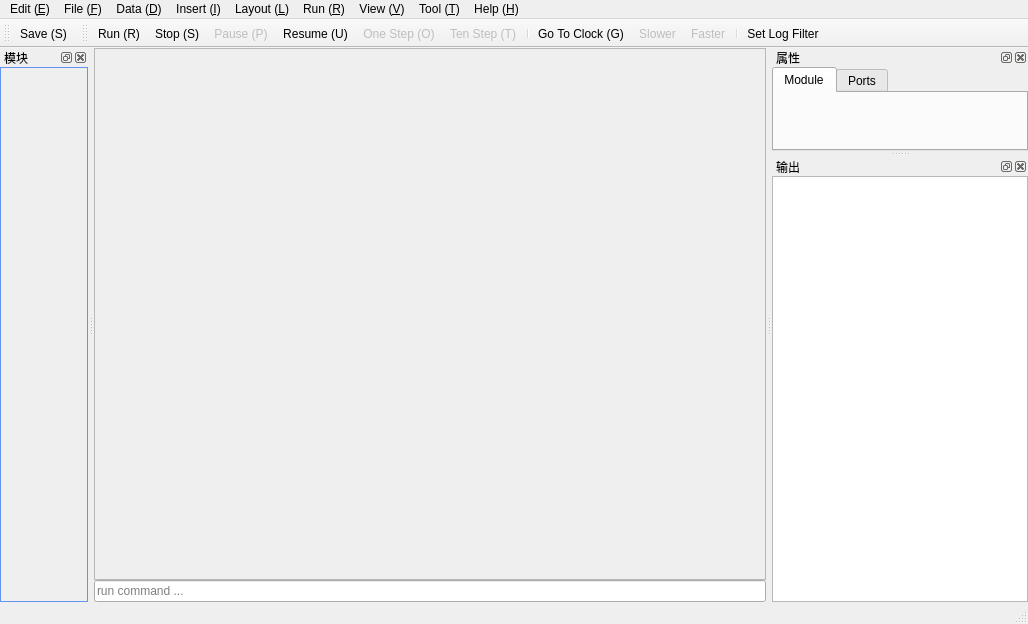
<?xml version="1.0" encoding="UTF-8"?>
<ui version="4.0">
 <class>MainWindow</class>
 <widget class="QMainWindow" name="MainWindow">
  <property name="geometry">
   <rect>
    <x>0</x>
    <y>0</y>
    <width>1028</width>
    <height>624</height>
   </rect>
  </property>
  <property name="windowTitle">
   <string>MainWindow</string>
  </property>
  <property name="styleSheet">
   <string notr="true"/>
  </property>
  <property name="dockNestingEnabled">
   <bool>true</bool>
  </property>
  <widget class="QWidget" name="centralwidget">
   <layout class="QHBoxLayout" name="horizontalLayout" stretch="0">
    <property name="spacing">
     <number>0</number>
    </property>
    <property name="leftMargin">
     <number>0</number>
    </property>
    <property name="topMargin">
     <number>0</number>
    </property>
    <property name="rightMargin">
     <number>0</number>
    </property>
    <property name="bottomMargin">
     <number>0</number>
    </property>
    <item>
     <layout class="QVBoxLayout" name="verticalLayout">
      <property name="spacing">
       <number>0</number>
      </property>
      <property name="rightMargin">
       <number>0</number>
      </property>
      <item>
       <widget class="QScrollArea" name="scrollArea">
        <property name="styleSheet">
         <string notr="true"/>
        </property>
        <property name="widgetResizable">
         <bool>true</bool>
        </property>
        <widget class="GraphicArea" name="scrollAreaWidgetContents_2">
         <property name="geometry">
          <rect>
           <x>0</x>
           <y>0</y>
           <width>678</width>
           <height>521</height>
          </rect>
         </property>
        </widget>
       </widget>
      </item>
      <item>
       <widget class="QLineEdit" name="lineEdit">
        <property name="styleSheet">
         <string notr="true"/>
        </property>
        <property name="placeholderText">
         <string>run command ...</string>
        </property>
       </widget>
      </item>
     </layout>
    </item>
   </layout>
  </widget>
  <widget class="QMenuBar" name="menubar">
   <property name="geometry">
    <rect>
     <x>0</x>
     <y>0</y>
     <width>1028</width>
     <height>23</height>
    </rect>
   </property>
   <widget class="QMenu" name="menu">
    <property name="title">
     <string>File (&amp;F)</string>
    </property>
    <addaction name="actionNew"/>
    <addaction name="actionOpen"/>
    <addaction name="actionOpen_Recent"/>
    <addaction name="separator"/>
    <addaction name="actionSave"/>
    <addaction name="actionSave_As"/>
    <addaction name="actionRename"/>
    <addaction name="actionClose"/>
    <addaction name="separator"/>
    <addaction name="actionPreference"/>
    <addaction name="actionStyle_Configurator"/>
    <addaction name="actionShortcut_Mapper"/>
    <addaction name="separator"/>
    <addaction name="actionPrint"/>
    <addaction name="separator"/>
    <addaction name="actionExit"/>
   </widget>
   <widget class="QMenu" name="menu_2">
    <property name="title">
     <string>Edit (&amp;E)</string>
    </property>
    <addaction name="actionUndo"/>
    <addaction name="actionRedo"/>
    <addaction name="separator"/>
    <addaction name="actionCut"/>
    <addaction name="actionCopy"/>
    <addaction name="actionPaste"/>
    <addaction name="actionDelete"/>
    <addaction name="actionSelect_All"/>
    <addaction name="actionBegin_End_Select"/>
    <addaction name="separator"/>
    <addaction name="actionSet_Read_Only"/>
   </widget>
   <widget class="QMenu" name="menu_3">
    <property name="title">
     <string>Insert (&amp;I)</string>
    </property>
    <widget class="QMenu" name="menuShapes">
     <property name="title">
      <string>Shapes (&amp;S)</string>
     </property>
     <addaction name="actionShape_Base"/>
    </widget>
    <addaction name="menuShapes"/>
    <addaction name="actionText"/>
    <addaction name="actionImage"/>
    <addaction name="separator"/>
    <addaction name="actionAuto_Watch_Port"/>
   </widget>
   <widget class="QMenu" name="menu_4">
    <property name="title">
     <string>Layout (&amp;L)</string>
    </property>
    <widget class="QMenu" name="menuAlign">
     <property name="title">
      <string>Align (&amp;A)</string>
     </property>
     <addaction name="actionAlign_Top"/>
     <addaction name="actionAlign_Left"/>
     <addaction name="actionAlign_Right"/>
     <addaction name="actionAlign_Bottom"/>
     <addaction name="separator"/>
     <addaction name="actionAlign_Center"/>
     <addaction name="actionAlign_HCenter"/>
     <addaction name="actionAlign_VCenter"/>
    </widget>
    <addaction name="actionAuto_Resize"/>
    <addaction name="actionAuto_Connect"/>
    <addaction name="actionAuto_Layout"/>
    <addaction name="separator"/>
    <addaction name="menuAlign"/>
   </widget>
   <widget class="QMenu" name="menu_5">
    <property name="title">
     <string>Data (&amp;D)</string>
    </property>
    <addaction name="actionFind"/>
    <addaction name="actionFind_Next"/>
    <addaction name="actionFind_Previous"/>
    <addaction name="actionReplace"/>
    <addaction name="separator"/>
    <addaction name="actionMark"/>
    <addaction name="actionMark_All"/>
    <addaction name="actionUnmark_All"/>
    <addaction name="actionJump_Up"/>
    <addaction name="actionJump_Down"/>
   </widget>
   <widget class="QMenu" name="menu_7">
    <property name="title">
     <string>Run (&amp;R)</string>
    </property>
    <addaction name="actionRun"/>
    <addaction name="actionStop"/>
    <addaction name="actionPause_P"/>
    <addaction name="actionResume_S"/>
    <addaction name="actionDebug"/>
    <addaction name="actionSet_Log_Filter"/>
    <addaction name="actionRun_To_Break_B"/>
    <addaction name="separator"/>
    <addaction name="actionStep"/>
    <addaction name="actionTen_Step_T"/>
    <addaction name="separator"/>
    <addaction name="actionOne_Clock_C"/>
    <addaction name="actionTen_Clock_E"/>
    <addaction name="separator"/>
    <addaction name="actionGo_To"/>
    <addaction name="actionFaster"/>
    <addaction name="actionSlower"/>
   </widget>
   <widget class="QMenu" name="menu_8">
    <property name="title">
     <string>View (&amp;V)</string>
    </property>
    <addaction name="actionFull_Screen_F"/>
    <addaction name="actionRefresh_Shapes_R"/>
    <addaction name="actionRegresh_Graphics_G"/>
    <addaction name="separator"/>
    <addaction name="actionZoom_In_I"/>
    <addaction name="actionZoom_Out_O"/>
    <addaction name="separator"/>
    <addaction name="actionToken_Animation"/>
    <addaction name="separator"/>
    <addaction name="actionShow_All_Dock"/>
    <addaction name="actionShow_Dock_Modules"/>
    <addaction name="actionShow_Dock_Properties"/>
    <addaction name="actionShow_Dock_Console"/>
   </widget>
   <widget class="QMenu" name="menu_9">
    <property name="title">
     <string>Tool (&amp;T)</string>
    </property>
    <addaction name="actionShapes_Directory"/>
    <addaction name="actionApplication_Directory_A"/>
   </widget>
   <widget class="QMenu" name="menu_10">
    <property name="title">
     <string>Help (&amp;H)</string>
    </property>
    <addaction name="actionAbout"/>
    <addaction name="actionGithub_G"/>
   </widget>
   <addaction name="menu_2"/>
   <addaction name="menu"/>
   <addaction name="menu_5"/>
   <addaction name="menu_3"/>
   <addaction name="menu_4"/>
   <addaction name="menu_7"/>
   <addaction name="menu_8"/>
   <addaction name="menu_9"/>
   <addaction name="menu_10"/>
  </widget>
  <widget class="QStatusBar" name="statusbar"/>
  <widget class="QToolBar" name="toolBar">
   <property name="windowTitle">
    <string>toolBar</string>
   </property>
   <attribute name="toolBarArea">
    <enum>TopToolBarArea</enum>
   </attribute>
   <attribute name="toolBarBreak">
    <bool>false</bool>
   </attribute>
   <addaction name="actionSave"/>
  </widget>
  <widget class="QToolBar" name="toolBar_2">
   <property name="windowTitle">
    <string>toolBar_2</string>
   </property>
   <attribute name="toolBarArea">
    <enum>TopToolBarArea</enum>
   </attribute>
   <attribute name="toolBarBreak">
    <bool>false</bool>
   </attribute>
   <addaction name="actionRun"/>
   <addaction name="actionStop"/>
   <addaction name="actionPause_P"/>
   <addaction name="actionResume_S"/>
   <addaction name="actionStep"/>
   <addaction name="actionTen_Step_T"/>
   <addaction name="separator"/>
   <addaction name="actionGo_To"/>
   <addaction name="actionSlower"/>
   <addaction name="actionFaster"/>
   <addaction name="separator"/>
   <addaction name="actionSet_Log_Filter"/>
  </widget>
  <widget class="QDockWidget" name="dockWidget">
   <property name="toolTip">
    <string>modules</string>
   </property>
   <property name="windowTitle">
    <string>模块</string>
   </property>
   <attribute name="dockWidgetArea">
    <number>1</number>
   </attribute>
   <widget class="QWidget" name="dockWidgetContents">
    <layout class="QVBoxLayout" name="verticalLayout_2">
     <property name="spacing">
      <number>0</number>
     </property>
     <property name="leftMargin">
      <number>0</number>
     </property>
     <property name="topMargin">
      <number>0</number>
     </property>
     <property name="rightMargin">
      <number>0</number>
     </property>
     <property name="bottomMargin">
      <number>0</number>
     </property>
     <item>
      <widget class="ShapeListWidget" name="listWidget">
       <property name="maximumSize">
        <size>
         <width>88</width>
         <height>16777215</height>
        </size>
       </property>
       <property name="styleSheet">
        <string notr="true">background: transparent;
border: 1px solid #6495ED</string>
       </property>
      </widget>
     </item>
    </layout>
   </widget>
  </widget>
  <widget class="QDockWidget" name="dockWidget_3">
   <property name="toolTip">
    <string>properties</string>
   </property>
   <property name="windowTitle">
    <string>属性</string>
   </property>
   <attribute name="dockWidgetArea">
    <number>2</number>
   </attribute>
   <widget class="QWidget" name="dockWidgetContents_8">
    <layout class="QVBoxLayout" name="verticalLayout_5">
     <property name="spacing">
      <number>0</number>
     </property>
     <property name="leftMargin">
      <number>0</number>
     </property>
     <property name="topMargin">
      <number>0</number>
     </property>
     <property name="rightMargin">
      <number>0</number>
     </property>
     <property name="bottomMargin">
      <number>0</number>
     </property>
     <item>
      <widget class="QTabWidget" name="tabWidget">
       <property name="maximumSize">
        <size>
         <width>400</width>
         <height>16777215</height>
        </size>
       </property>
       <property name="currentIndex">
        <number>0</number>
       </property>
       <widget class="ShapeDataDialog" name="tab">
        <attribute name="title">
         <string>Module</string>
        </attribute>
       </widget>
       <widget class="QWidget" name="tab_2">
        <attribute name="title">
         <string>Ports</string>
        </attribute>
       </widget>
      </widget>
     </item>
    </layout>
   </widget>
  </widget>
  <widget class="QDockWidget" name="dockWidget_4">
   <property name="windowTitle">
    <string>输出</string>
   </property>
   <attribute name="dockWidgetArea">
    <number>2</number>
   </attribute>
   <widget class="QWidget" name="dockWidgetContents_9">
    <layout class="QVBoxLayout" name="verticalLayout_4">
     <property name="spacing">
      <number>0</number>
     </property>
     <property name="leftMargin">
      <number>0</number>
     </property>
     <property name="topMargin">
      <number>0</number>
     </property>
     <property name="rightMargin">
      <number>0</number>
     </property>
     <property name="bottomMargin">
      <number>0</number>
     </property>
     <item>
      <widget class="QPlainTextEdit" name="plainTextEdit">
       <property name="maximumSize">
        <size>
         <width>16777215</width>
         <height>16777215</height>
        </size>
       </property>
       <property name="toolTip">
        <string>debug</string>
       </property>
       <property name="styleSheet">
        <string notr="true"/>
       </property>
       <property name="maximumBlockCount">
        <number>1000</number>
       </property>
      </widget>
     </item>
    </layout>
   </widget>
  </widget>
  <action name="actionSave">
   <property name="icon">
    <iconset resource="resources.qrc">
     <normaloff>:/icons/save</normaloff>:/icons/save</iconset>
   </property>
   <property name="text">
    <string>Save (&amp;S)</string>
   </property>
   <property name="toolTip">
    <string>保存全部</string>
   </property>
   <property name="shortcut">
    <string>Ctrl+S</string>
   </property>
  </action>
  <action name="actionNew">
   <property name="enabled">
    <bool>false</bool>
   </property>
   <property name="text">
    <string>New (&amp;N)</string>
   </property>
  </action>
  <action name="actionOpen">
   <property name="enabled">
    <bool>false</bool>
   </property>
   <property name="text">
    <string>Open (&amp;O)</string>
   </property>
  </action>
  <action name="actionOpen_Recent">
   <property name="enabled">
    <bool>false</bool>
   </property>
   <property name="text">
    <string>Open Recent (&amp;R)</string>
   </property>
  </action>
  <action name="actionSave_As">
   <property name="enabled">
    <bool>false</bool>
   </property>
   <property name="text">
    <string>Save As (&amp;A)</string>
   </property>
  </action>
  <action name="actionRename">
   <property name="enabled">
    <bool>false</bool>
   </property>
   <property name="text">
    <string>Rename (&amp;M)</string>
   </property>
  </action>
  <action name="actionClose">
   <property name="enabled">
    <bool>false</bool>
   </property>
   <property name="text">
    <string>Close (&amp;C)</string>
   </property>
  </action>
  <action name="actionPrint">
   <property name="enabled">
    <bool>false</bool>
   </property>
   <property name="text">
    <string>Print (&amp;P)</string>
   </property>
  </action>
  <action name="actionExit">
   <property name="enabled">
    <bool>false</bool>
   </property>
   <property name="text">
    <string>Exit (&amp;E)</string>
   </property>
  </action>
  <action name="actionUndo">
   <property name="enabled">
    <bool>false</bool>
   </property>
   <property name="text">
    <string>Undo (&amp;U)</string>
   </property>
   <property name="shortcut">
    <string>Ctrl+Z</string>
   </property>
  </action>
  <action name="actionRedo">
   <property name="enabled">
    <bool>false</bool>
   </property>
   <property name="text">
    <string>Redo (&amp;R)</string>
   </property>
   <property name="shortcut">
    <string>Ctrl+R</string>
   </property>
  </action>
  <action name="actionCut">
   <property name="enabled">
    <bool>false</bool>
   </property>
   <property name="text">
    <string>Cut (&amp;X)</string>
   </property>
   <property name="shortcut">
    <string>Ctrl+X</string>
   </property>
  </action>
  <action name="actionCopy">
   <property name="text">
    <string>Copy (&amp;C)</string>
   </property>
   <property name="shortcut">
    <string>Ctrl+C</string>
   </property>
  </action>
  <action name="actionPaste">
   <property name="text">
    <string>Paste (&amp;V)</string>
   </property>
   <property name="shortcut">
    <string>Ctrl+V</string>
   </property>
  </action>
  <action name="actionDelete">
   <property name="text">
    <string>Delete (&amp;D)</string>
   </property>
  </action>
  <action name="actionSelect_All">
   <property name="text">
    <string>Select All (&amp;S)</string>
   </property>
   <property name="shortcut">
    <string>Ctrl+A</string>
   </property>
  </action>
  <action name="actionBegin_End_Select">
   <property name="enabled">
    <bool>false</bool>
   </property>
   <property name="text">
    <string>Begin/End Select (&amp;B)</string>
   </property>
  </action>
  <action name="actionSet_Read_Only">
   <property name="enabled">
    <bool>false</bool>
   </property>
   <property name="text">
    <string>Set Read-Only (&amp;O)</string>
   </property>
  </action>
  <action name="actionFind">
   <property name="enabled">
    <bool>false</bool>
   </property>
   <property name="text">
    <string>Find (&amp;F)</string>
   </property>
  </action>
  <action name="actionFind_Next">
   <property name="enabled">
    <bool>false</bool>
   </property>
   <property name="text">
    <string>Find Next (&amp;N)</string>
   </property>
  </action>
  <action name="actionFind_Previous">
   <property name="enabled">
    <bool>false</bool>
   </property>
   <property name="text">
    <string>Find Previous (&amp;P)</string>
   </property>
  </action>
  <action name="actionReplace">
   <property name="enabled">
    <bool>false</bool>
   </property>
   <property name="text">
    <string>Replace (&amp;R)</string>
   </property>
  </action>
  <action name="actionPreference">
   <property name="enabled">
    <bool>false</bool>
   </property>
   <property name="text">
    <string>Preference</string>
   </property>
  </action>
  <action name="actionStyle_Configurator">
   <property name="enabled">
    <bool>false</bool>
   </property>
   <property name="text">
    <string>Style Configurator</string>
   </property>
  </action>
  <action name="actionShortcut_Mapper">
   <property name="enabled">
    <bool>false</bool>
   </property>
   <property name="text">
    <string>Shortcut Mapper</string>
   </property>
  </action>
  <action name="actionMark">
   <property name="enabled">
    <bool>false</bool>
   </property>
   <property name="text">
    <string>Mark (&amp;M)</string>
   </property>
  </action>
  <action name="actionMark_All">
   <property name="enabled">
    <bool>false</bool>
   </property>
   <property name="text">
    <string>Mark All (&amp;A)</string>
   </property>
  </action>
  <action name="actionUnmark_All">
   <property name="enabled">
    <bool>false</bool>
   </property>
   <property name="text">
    <string>Unmark All (&amp;U)</string>
   </property>
  </action>
  <action name="actionJump_Up">
   <property name="enabled">
    <bool>false</bool>
   </property>
   <property name="text">
    <string>Jump Up (&amp;J)</string>
   </property>
  </action>
  <action name="actionJump_Down">
   <property name="enabled">
    <bool>false</bool>
   </property>
   <property name="text">
    <string>Jump Down (&amp;D)</string>
   </property>
  </action>
  <action name="actionAuto_Resize">
   <property name="enabled">
    <bool>false</bool>
   </property>
   <property name="text">
    <string>Auto Resize (&amp;R)</string>
   </property>
  </action>
  <action name="actionAlign_Top">
   <property name="enabled">
    <bool>false</bool>
   </property>
   <property name="text">
    <string>Align Top (&amp;T)</string>
   </property>
  </action>
  <action name="actionAlign_Left">
   <property name="enabled">
    <bool>false</bool>
   </property>
   <property name="text">
    <string>Align Left (&amp;L)</string>
   </property>
  </action>
  <action name="actionAlign_Right">
   <property name="enabled">
    <bool>false</bool>
   </property>
   <property name="text">
    <string>Align Right (&amp;R)</string>
   </property>
  </action>
  <action name="actionAlign_Bottom">
   <property name="enabled">
    <bool>false</bool>
   </property>
   <property name="text">
    <string>Align Bottom (&amp;B)</string>
   </property>
  </action>
  <action name="actionAlign_Center">
   <property name="enabled">
    <bool>false</bool>
   </property>
   <property name="text">
    <string>Align Center (&amp;C)</string>
   </property>
  </action>
  <action name="actionAlign_HCenter">
   <property name="enabled">
    <bool>false</bool>
   </property>
   <property name="text">
    <string>Align HCenter (&amp;H)</string>
   </property>
  </action>
  <action name="actionAlign_VCenter">
   <property name="enabled">
    <bool>false</bool>
   </property>
   <property name="text">
    <string>Align VCenter (&amp;V)</string>
   </property>
  </action>
  <action name="actionShape_Base">
   <property name="enabled">
    <bool>false</bool>
   </property>
   <property name="text">
    <string>Shape Base (&amp;B)</string>
   </property>
  </action>
  <action name="actionText">
   <property name="enabled">
    <bool>false</bool>
   </property>
   <property name="text">
    <string>Text (&amp;T)</string>
   </property>
  </action>
  <action name="actionImage">
   <property name="enabled">
    <bool>false</bool>
   </property>
   <property name="text">
    <string>Image (&amp;I)</string>
   </property>
  </action>
  <action name="actionAuto_Connect">
   <property name="enabled">
    <bool>false</bool>
   </property>
   <property name="text">
    <string>Auto Connect (&amp;C)</string>
   </property>
  </action>
  <action name="actionAuto_Layout">
   <property name="enabled">
    <bool>false</bool>
   </property>
   <property name="text">
    <string>Auto Layout (&amp;L)</string>
   </property>
  </action>
  <action name="actionRun">
   <property name="icon">
    <iconset resource="resources.qrc">
     <normaloff>:/icons/run</normaloff>:/icons/run</iconset>
   </property>
   <property name="text">
    <string>Run (&amp;R)</string>
   </property>
   <property name="toolTip">
    <string>开始运行</string>
   </property>
   <property name="shortcut">
    <string>Ctrl+R</string>
   </property>
  </action>
  <action name="actionDebug">
   <property name="enabled">
    <bool>false</bool>
   </property>
   <property name="text">
    <string>Debug (&amp;D)</string>
   </property>
  </action>
  <action name="actionAbout">
   <property name="text">
    <string>About (&amp;A)</string>
   </property>
  </action>
  <action name="actionStep">
   <property name="enabled">
    <bool>false</bool>
   </property>
   <property name="icon">
    <iconset resource="resources.qrc">
     <normaloff>:/icons/one_step</normaloff>:/icons/one_step</iconset>
   </property>
   <property name="text">
    <string>One Step (&amp;O)</string>
   </property>
   <property name="toolTip">
    <string>下一步</string>
   </property>
   <property name="visible">
    <bool>true</bool>
   </property>
  </action>
  <action name="actionShapes_Directory">
   <property name="enabled">
    <bool>false</bool>
   </property>
   <property name="text">
    <string>Shapes Directory (&amp;S)</string>
   </property>
  </action>
  <action name="actionApplication_Directory_A">
   <property name="enabled">
    <bool>false</bool>
   </property>
   <property name="text">
    <string>Application Directory (&amp;A)</string>
   </property>
  </action>
  <action name="actionGithub_G">
   <property name="text">
    <string>Github (&amp;G)</string>
   </property>
  </action>
  <action name="actionTen_Step_T">
   <property name="enabled">
    <bool>false</bool>
   </property>
   <property name="icon">
    <iconset resource="resources.qrc">
     <normaloff>:/icons/one_step</normaloff>:/icons/one_step</iconset>
   </property>
   <property name="text">
    <string>Ten Step (&amp;T)</string>
   </property>
   <property name="toolTip">
    <string>下十步</string>
   </property>
  </action>
  <action name="actionOne_Clock_C">
   <property name="enabled">
    <bool>false</bool>
   </property>
   <property name="text">
    <string>One Clock (C)</string>
   </property>
  </action>
  <action name="actionTen_Clock_E">
   <property name="enabled">
    <bool>false</bool>
   </property>
   <property name="text">
    <string>Ten Clock (E)</string>
   </property>
  </action>
  <action name="actionFull_Screen_F">
   <property name="enabled">
    <bool>false</bool>
   </property>
   <property name="text">
    <string>Full Screen (&amp;F)</string>
   </property>
  </action>
  <action name="actionRun_To_Break_B">
   <property name="enabled">
    <bool>false</bool>
   </property>
   <property name="text">
    <string>Run To Break (&amp;B)</string>
   </property>
  </action>
  <action name="actionRefresh_Shapes_R">
   <property name="enabled">
    <bool>false</bool>
   </property>
   <property name="text">
    <string>Refresh Shapes (&amp;S)</string>
   </property>
  </action>
  <action name="actionRegresh_Graphics_G">
   <property name="enabled">
    <bool>false</bool>
   </property>
   <property name="text">
    <string>Refresh Graphics (&amp;G)</string>
   </property>
  </action>
  <action name="actionZoom_In_I">
   <property name="enabled">
    <bool>true</bool>
   </property>
   <property name="text">
    <string>Zoom In (&amp;I)</string>
   </property>
   <property name="shortcut">
    <string>Ctrl+=</string>
   </property>
  </action>
  <action name="actionZoom_Out_O">
   <property name="text">
    <string>Zoom Out (&amp;O)</string>
   </property>
   <property name="shortcut">
    <string>Ctrl+-</string>
   </property>
  </action>
  <action name="actionPause_P">
   <property name="enabled">
    <bool>false</bool>
   </property>
   <property name="icon">
    <iconset resource="resources.qrc">
     <normaloff>:/icons/pause</normaloff>:/icons/pause</iconset>
   </property>
   <property name="text">
    <string>Pause (&amp;P)</string>
   </property>
   <property name="toolTip">
    <string>暂停运行</string>
   </property>
   <property name="shortcut">
    <string>Ctrl+P</string>
   </property>
   <property name="visible">
    <bool>true</bool>
   </property>
  </action>
  <action name="actionResume_S">
   <property name="icon">
    <iconset resource="resources.qrc">
     <normaloff>:/icons/resume</normaloff>:/icons/resume</iconset>
   </property>
   <property name="text">
    <string>Resume (&amp;U)</string>
   </property>
   <property name="toolTip">
    <string>继续运行</string>
   </property>
   <property name="visible">
    <bool>false</bool>
   </property>
  </action>
  <action name="actionStop">
   <property name="icon">
    <iconset resource="resources.qrc">
     <normaloff>:/icons/stop</normaloff>:/icons/stop</iconset>
   </property>
   <property name="text">
    <string>Stop (&amp;S)</string>
   </property>
   <property name="toolTip">
    <string>停止运行</string>
   </property>
   <property name="visible">
    <bool>false</bool>
   </property>
  </action>
  <action name="actionGo_To">
   <property name="icon">
    <iconset resource="resources.qrc">
     <normaloff>:/icons/future</normaloff>:/icons/future</iconset>
   </property>
   <property name="text">
    <string>Go To Clock (&amp;G)</string>
   </property>
   <property name="toolTip">
    <string>跳转到特定Clock</string>
   </property>
   <property name="shortcut">
    <string>Ctrl+G</string>
   </property>
  </action>
  <action name="actionFaster">
   <property name="enabled">
    <bool>false</bool>
   </property>
   <property name="icon">
    <iconset resource="resources.qrc">
     <normaloff>:/icons/faster</normaloff>:/icons/faster</iconset>
   </property>
   <property name="text">
    <string>Faster</string>
   </property>
   <property name="toolTip">
    <string>动画加速</string>
   </property>
   <property name="shortcut">
    <string>Ctrl+]</string>
   </property>
  </action>
  <action name="actionSlower">
   <property name="enabled">
    <bool>false</bool>
   </property>
   <property name="icon">
    <iconset resource="resources.qrc">
     <normaloff>:/icons/slower</normaloff>:/icons/slower</iconset>
   </property>
   <property name="text">
    <string>Slower</string>
   </property>
   <property name="toolTip">
    <string>动画减速</string>
   </property>
   <property name="shortcut">
    <string>Ctrl+[</string>
   </property>
  </action>
  <action name="actionSet_Log_Filter">
   <property name="icon">
    <iconset resource="resources.qrc">
     <normaloff>:/icons/filter</normaloff>:/icons/filter</iconset>
   </property>
   <property name="text">
    <string>Set Log Filter</string>
   </property>
  </action>
  <action name="actionToken_Animation">
   <property name="checkable">
    <bool>true</bool>
   </property>
   <property name="text">
    <string>Token Animation</string>
   </property>
  </action>
  <action name="actionShow_All_Dock">
   <property name="text">
    <string>Show All Dock</string>
   </property>
  </action>
  <action name="actionAuto_Watch_Port">
   <property name="checkable">
    <bool>true</bool>
   </property>
   <property name="text">
    <string>Port Auto Watch</string>
   </property>
  </action>
  <action name="actionShow_Dock_Modules">
   <property name="text">
    <string>Show Dock Modules</string>
   </property>
  </action>
  <action name="actionShow_Dock_Properties">
   <property name="text">
    <string>Show Dock Properties</string>
   </property>
  </action>
  <action name="actionShow_Dock_Console">
   <property name="text">
    <string>Show Dock Console</string>
   </property>
  </action>
 </widget>
 <customwidgets>
  <customwidget>
   <class>GraphicArea</class>
   <extends>QWidget</extends>
   <header>graphicarea.h</header>
   <container>1</container>
  </customwidget>
  <customwidget>
   <class>ShapeListWidget</class>
   <extends>QListWidget</extends>
   <header>shapelistwidget.h</header>
  </customwidget>
  <customwidget>
   <class>ShapeDataDialog</class>
   <extends>QWidget</extends>
   <header>shapedatadialog.h</header>
   <container>1</container>
  </customwidget>
 </customwidgets>
 <resources>
  <include location="resources.qrc"/>
 </resources>
 <connections/>
</ui>
